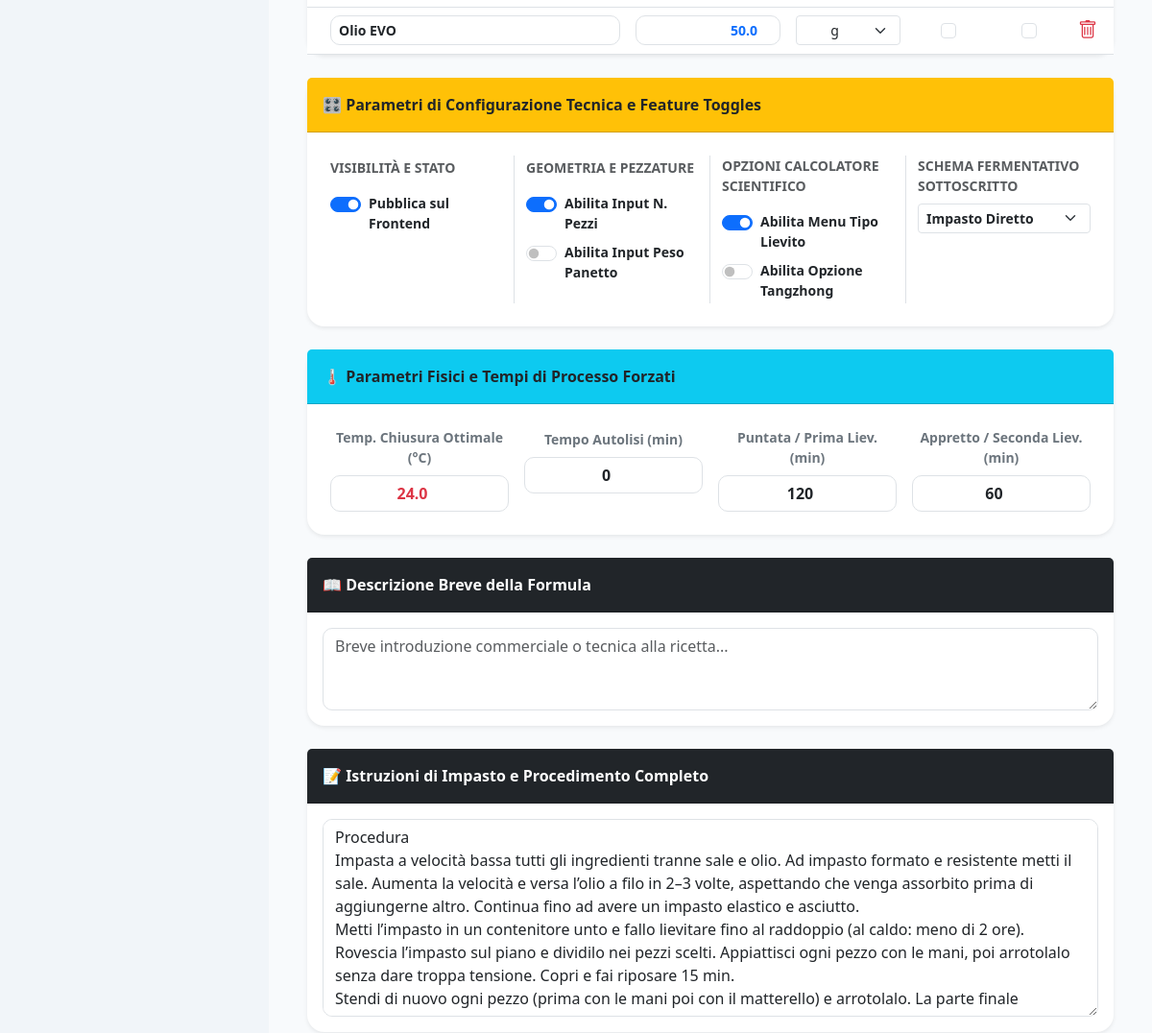
Page /admin/recipe/edit/1 (signed in, middle part) on the earlier database version.
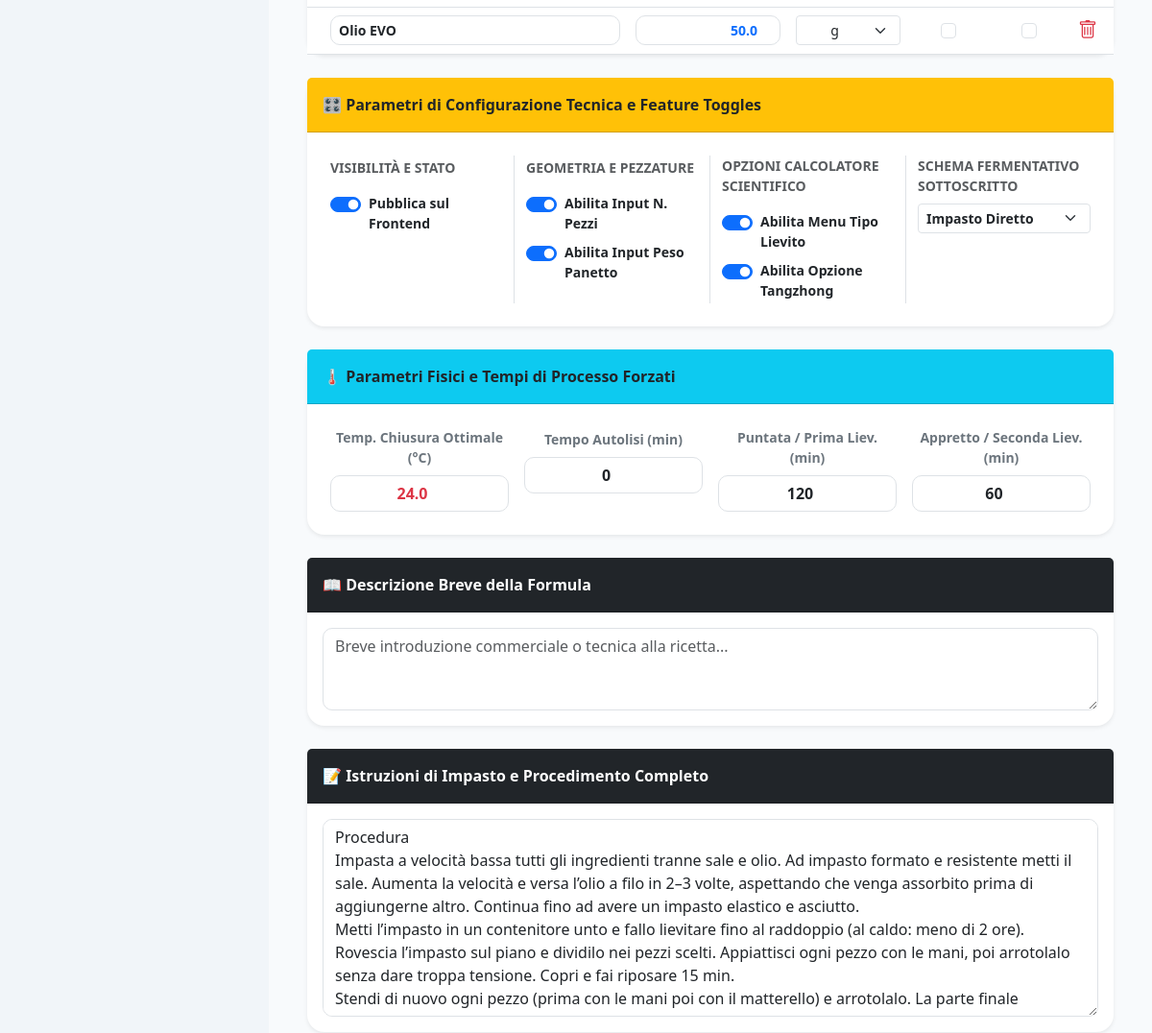
Same page on the later database version.
### models/feature.py (models this page shows, shortened)
class RecipeFeature(db.Model):
    __tablename__ = "recipe_features"
    id = db.Column(
        db.Integer,
        primary_key=True
    )
    recipe_id = db.Column(
        db.Integer,
        db.ForeignKey("recipes.id"),
        nullable=False,
        unique=True
    )
    enable_piece_count = db.Column(
        db.Boolean,
        default=False
    )
    enable_piece_weight = db.Column(
        db.Boolean,
        default=False
    )
    enable_hydration = db.Column(
        db.Boolean,
        default=False
    )
    enable_yeast_type = db.Column(
        db.Boolean,
        default=False
    )
    enable_tangzhong = db.Column(
        db.Boolean,
        default=False
    )
    enable_poolish = db.Column(
        db.Boolean,
        default=False
    )
    enable_biga = db.Column(
        db.Boolean,
        default=False
    )
    enable_sourdough = db.Column(
        db.Boolean,
        default=False
    )
    enable_baker_percentage = db.Column(
        db.Boolean,
        default=True
    )

### routes/admin.py (the view, shortened to what this page needs)
@admin_bp.route(
    "/recipe/edit/<int:id>",
    methods=["GET", "POST"]
)
@login_required
def recipe_edit(id):
    recipe = Recipe.query.get_or_404(id)
    feature = RecipeFeature.query.filter_by(
        recipe_id=recipe.id
    ).first()
    if not feature:
        feature = RecipeFeature(recipe_id=recipe.id)
        db.session.add(feature)
        db.session.commit()
    ingredients = RecipeIngredient.query.filter_by(
        recipe_id=recipe.id
    ).order_by(
        RecipeIngredient.sort_order
    ).all()
    master_ingredients = MasterIngredient.query.order_by(MasterIngredient.name).all()
    return render_template(
        "admin/recipe_edit_form.html",
        recipe=recipe,
        feature=feature,
        ingredients=ingredients,
        master_ingredients_list=master_ingredients
    )

### app.py (called while the page is built)
@login_manager.user_loader
def load_user(user_id):
    return db.session.get(
        User,
        int(user_id)
    )

@app.context_processor
def inject_global_settings():
    return dict(
        settings_data=Setting.query.first()
    )

### templates/admin/recipe_edit_form.html (shortened to what the changed rows need)
{% extends "base.html" %}
{% block content %}
<form method="post" id="main-recipe-form">
    <div class="card shadow-sm border-0 mb-4">
        <div class="card-body p-4">
            <div class="row g-4">
                <div class="col-md-3 border-end">
                    <div class="form-check form-switch mb-2 shadow-none">
                        <input class="form-check-input" type="checkbox" name="enable_piece_count" id="enable_piece_count" {% if feature.enable_piece_count %}checked{% endif %}>
                        <label class="form-check-label small fw-bold" for="enable_piece_count">Abilita Input N. Pezzi</label>
                    </div>
                    <div class="form-check form-switch mb-2 shadow-none">
                        <input class="form-check-input" type="checkbox" name="enable_piece_weight" id="enable_piece_weight" {% if feature.enable_piece_weight %}checked{% endif %}>
                        <label class="form-check-label small fw-bold" for="enable_piece_weight">Abilita Input Peso Panetto</label>
                    </div>
                </div>
                <div class="col-md-3 border-end">
                    <div class="form-check form-switch mb-2 shadow-none">
                        <input class="form-check-input" type="checkbox" name="enable_yeast_type" id="enable_yeast_type" {% if feature.enable_yeast_type %}checked{% endif %}>
                        <label class="form-check-label small fw-bold" for="enable_yeast_type">Abilita Menu Tipo Lievito</label>
                    </div>
                    <div class="form-check form-switch shadow-none">
                        <input class="form-check-input" type="checkbox" name="enable_tangzhong" id="enable_tangzhong" {% if feature.enable_tangzhong %}checked{% endif %}>
                        <label class="form-check-label small fw-bold" for="enable_tangzhong">Abilita Opzione Tangzhong</label>
                    </div>
                </div>
                <div class="col-md-3">
                    <label class="form-label small fw-bold text-uppercase text-muted mb-2">Schema Fermentativo Sottoscritto</label>
                    <select name="preferment_type" class="form-select form-select-sm fw-semibold">
                        <option value="none" {% if not feature.enable_biga and not feature.enable_poolish %}selected{% endif %}>Impasto Diretto</option>
                    </select>
                </div>
            </div>
        </div>
    </div>
</form>
{% endblock %}

Differences in the rows shown:
changed RecipeFeature "Impasto Diretto": enable_piece_weight "☐" → "☑"; enable_tangzhong "☐" → "☑"
